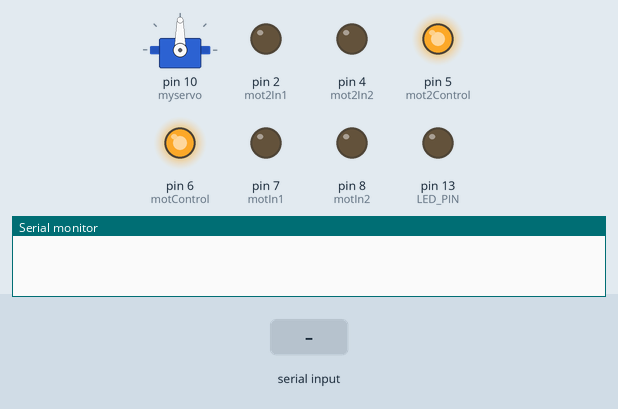
The sketch below on a simulated Arduino Uno, built with avr-gcc and run on an emulated ATmega328P. On the bench: servo, output pins drawn as LEDs (lit = HIGH), the last lines printed to the serial monitor. Inputs (shaded band) come from the test bench.

Above: at 1.8 s.
1.9 s: "w" received over Serial
At 2.05 s:
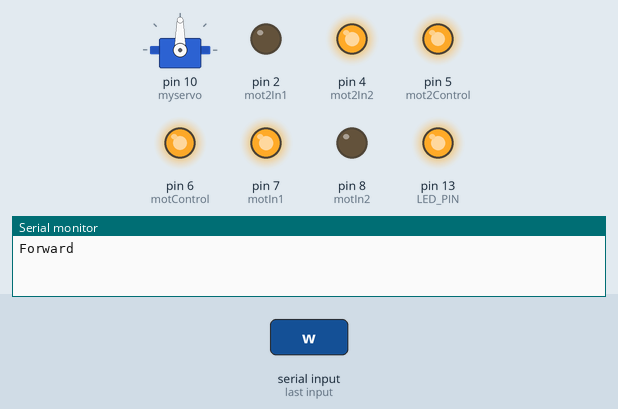
3.7 s: "s" received over Serial
At 3.85 s:
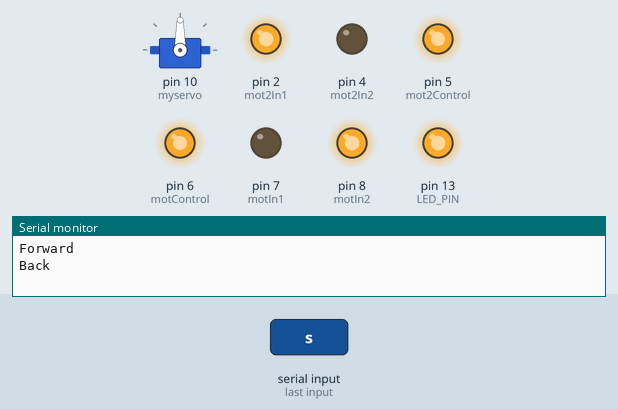
5.5 s: "a" received over Serial
At 5.65 s:
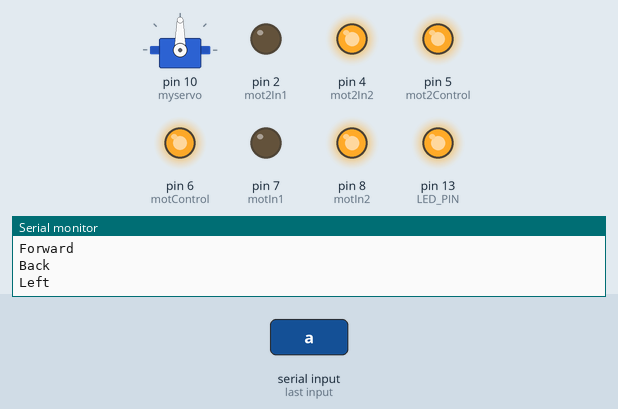
7.3 s: "d" received over Serial
At 7.45 s:
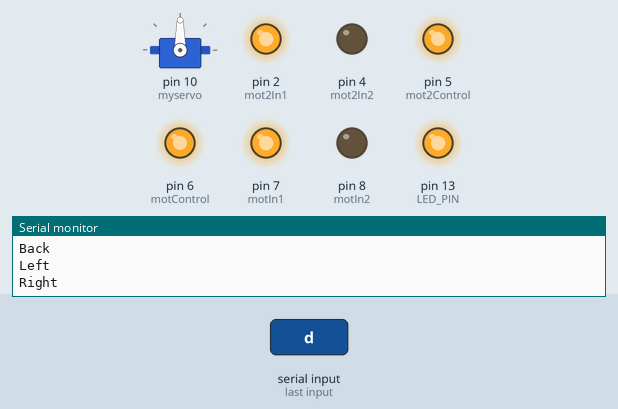
9.1 s: "l" received over Serial
At 9.25 s:
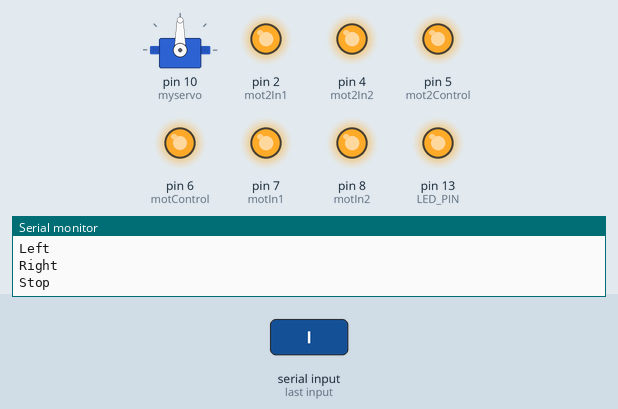
Timing chart, 0 to 11.9 s (numbered marks = the images above; inputs shaded):
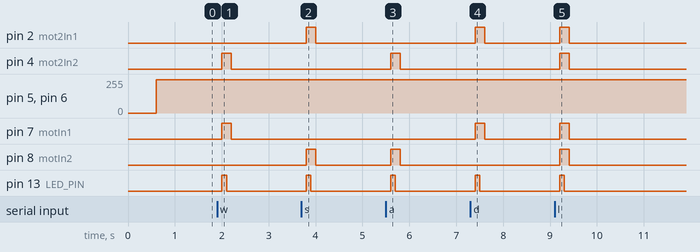

The sketch:

MyCode_3.ino
```cpp
#include <Servo.h>

// 変数の定義

//左車輪
const int motIn1 = 7; //to driver 5
const int motIn2 = 8; //to driver 6
const int motControl = 6; //to driver 4

//右車輪
const int mot2In1 = 2; //to driver 6
const int mot2In2 = 4; //to driver 5
const int mot2Control = 5; //to driver 4

//int rotSpeed = 0;
//int stepSpeed = 5;
#define LED_PIN 13


Servo myservo;
int pos = 0;

// 初期化
void setup() {
  //左車輪
  pinMode(motIn1, OUTPUT);
  pinMode(motIn2, OUTPUT);

  //右車輪
  pinMode(mot2In1, OUTPUT);
  pinMode(mot2In2, OUTPUT);
  pinMode(LED_PIN, OUTPUT);

  // make the Bluetooth Module reset:
  digitalWrite(A5, LOW);
  delay(100);
  digitalWrite(A5, HIGH);
  delay(500);
  // シリアルポートを115200 bps[ビット/秒]で初期化
  Serial.begin(115200);

  //サーボ信号用ピンを設定
  myservo.attach(10);

}

// 繰り返し処理
void loop() {
  int inputchar;
  int repeat = 62;

  // シリアルポートより1文字読み込む
  inputchar = Serial.read();
   while (Serial.read() != -1 && --repeat > 0);

  if (inputchar != -1 ) {
    // 読み込んだデータが -1 以外の場合　以下の処理を行う

    switch (inputchar) {
      case 'w':
        // 読み込みデータが w の場合
        //前進する
        Serial.print("Forward\n");
        //左車輪
        digitalWrite(motIn1, HIGH);
        digitalWrite(motIn2, LOW);
        analogWrite(motControl, 250);

        //右車輪
        digitalWrite(mot2In1, LOW);
        digitalWrite(mot2In2, HIGH);
        analogWrite(mot2Control, 250);

        digitalWrite(LED_PIN, HIGH);
        delay(100);
        digitalWrite(LED_PIN, LOW);
        delay(100);
        break;
      case 's':
        // 読み込みデータが　s の場合
        //後退する
        Serial.print("Back\n");
        //左車輪
        digitalWrite(motIn1, LOW);
        digitalWrite(motIn2, HIGH);
        analogWrite(motControl, 250);

        //右車輪
        digitalWrite(mot2In1, HIGH);
        digitalWrite(mot2In2, LOW);
        analogWrite(mot2Control, 250);

        digitalWrite(LED_PIN, HIGH);
        delay(100);
        digitalWrite(LED_PIN, LOW);
        delay(100);
        break;
      case 'a':
        // 読み込みデータが　a の場合
        //左折する
        Serial.print("Left\n");
       //左車輪・後進
        digitalWrite(motIn1, LOW);
        digitalWrite(motIn2, HIGH);
        analogWrite(motControl, 250);

        //右車輪・前進
        digitalWrite(mot2In1, LOW);
        digitalWrite(mot2In2, HIGH);
        analogWrite(mot2Control, 250);

        digitalWrite(LED_PIN, HIGH);
        delay(100);
        digitalWrite(LED_PIN, LOW);
        delay(100);
        break;
      case 'd':
        // 読み込みデータがd の場合
        //右折する
        Serial.print("Right\n");
       //左車輪・前進
        digitalWrite(motIn1, HIGH);
        digitalWrite(motIn2, LOW);
        analogWrite(motControl, 250);

        //右車輪・後進
        digitalWrite(mot2In1, HIGH);
        digitalWrite(mot2In2, LOW);
        analogWrite(mot2Control, 250);

        digitalWrite(LED_PIN, HIGH);
        delay(100);
        digitalWrite(LED_PIN, LOW);
        delay(100);
        break;
      case 'l':
        // 読み込みデータが　l の場合
        //停止する
        Serial.print("Stop\n");
        //左車輪・ブレーキ
        digitalWrite(motIn1, HIGH);
        digitalWrite(motIn2, HIGH);
        analogWrite(motControl, 250);

        //右車輪・ブレーキ
        digitalWrite(mot2In1, HIGH);
        digitalWrite(mot2In2, HIGH);
        analogWrite(mot2Control, 250);

        digitalWrite(LED_PIN, HIGH);
        delay(100);
        digitalWrite(LED_PIN, LOW);
        delay(100);
        break;

      case 'k':
        // 読み込みデータが'k' の場合
        //サーボモータの角度を増やす
        pos=pos+5;
        Serial.println(150+pos);
        break;

      case 'j':
        // 読み込みデータが'j' の場合
        //サーボモータの角度を減らす
        pos=pos-5;
        Serial.println(150+pos);
        break;
    }
  } else {

    // 読み込むデータが無い場合はストップ
        //左車輪・ニュートラル
        digitalWrite(motIn1, LOW);
        digitalWrite(motIn2, LOW);
        analogWrite(motControl, 250);

        //右車輪・ニュートラル
        digitalWrite(mot2In1, LOW);
        digitalWrite(mot2In2, LOW);
        analogWrite(mot2Control, 250);

//        digitalWrite(LED_PIN, HIGH);
        delay(200);
//        digitalWrite(LED_PIN, LOW);
//        delay(100);

  }

  //サーボモータの角度指定
  myservo.write( 90+pos );

}
```

Measured:
- after the input at 1.9 s, pin 4 (mot2In2), pin 7 (motIn1): LOW → HIGH after 0.10 s, → LOW 0.20 s later; pin 13 (LED_PIN): LOW → HIGH after 0.10 s, → LOW 0.10 s later
- after the input at 3.7 s, pin 2 (mot2In1), pin 8 (motIn2): LOW → HIGH after 0.10 s, → LOW 0.20 s later; pin 13 (LED_PIN): LOW → HIGH after 0.10 s, → LOW 0.10 s later
- after the input at 5.5 s, pin 4 (mot2In2), pin 8 (motIn2): LOW → HIGH after 0.10 s, → LOW 0.20 s later; pin 13 (LED_PIN): LOW → HIGH after 0.10 s, → LOW 0.10 s later
- after the input at 7.3 s, pin 2 (mot2In1), pin 7 (motIn1): LOW → HIGH after 0.10 s, → LOW 0.20 s later; pin 13 (LED_PIN): LOW → HIGH after 0.10 s, → LOW 0.10 s later
- after the input at 9.1 s, pin 2 (mot2In1), pin 4 (mot2In2), pin 7 (motIn1), pin 8 (motIn2): LOW → HIGH after 0.11 s, → LOW 0.20 s later; pin 13 (LED_PIN): LOW → HIGH after 0.11 s, → LOW 0.10 s later
